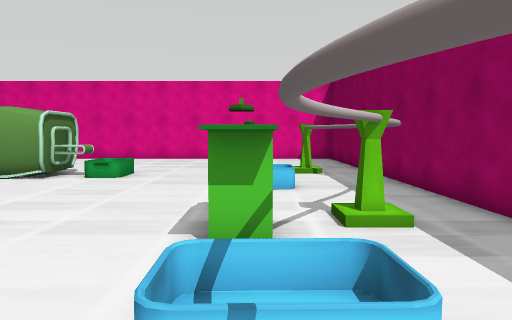
view 1 (above)

24 first-person views from a walk through a Unity game level. The camera is 1.5 m above the floor, tilts 4° down and sees 70° across. Doors are open. The floor is counted in squares, 1 m on a side. Each view is taken from the middle of a square. On the plan, view 1 faces up. The plan holds only what a view shows up to about 16 squares ahead; the rest is blank. The place goes on beyond the plan. The player is left out. Some animated figures are left out.

view 2
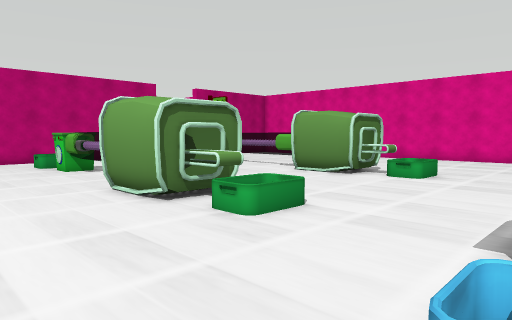

view 3
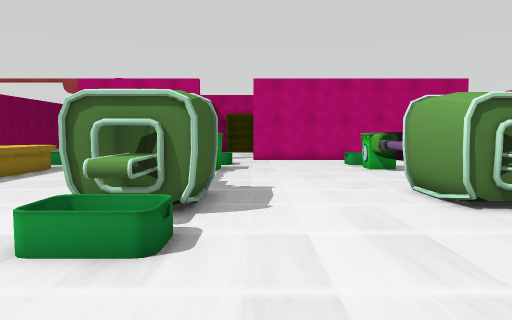

view 4
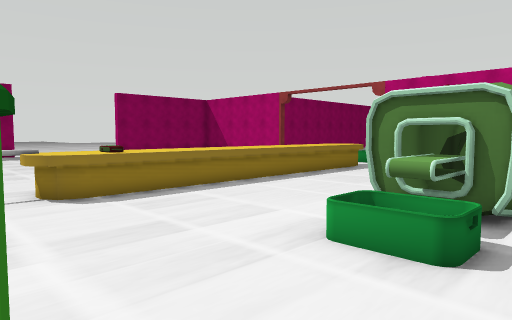

view 5
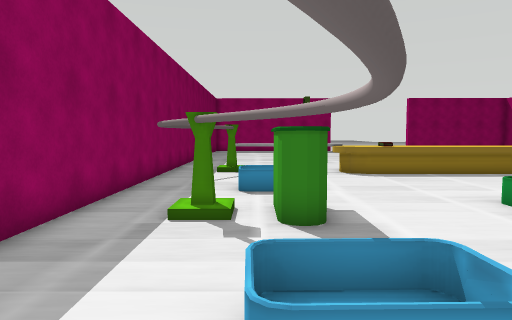

view 6
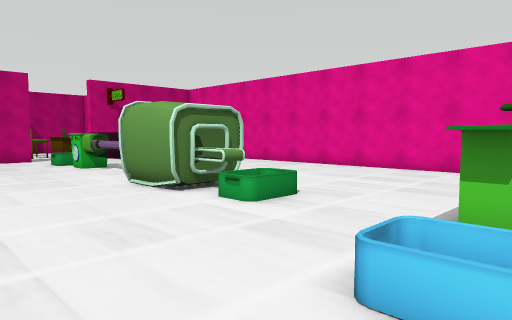

view 7
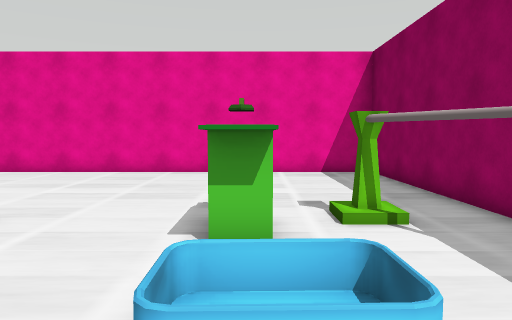

view 8
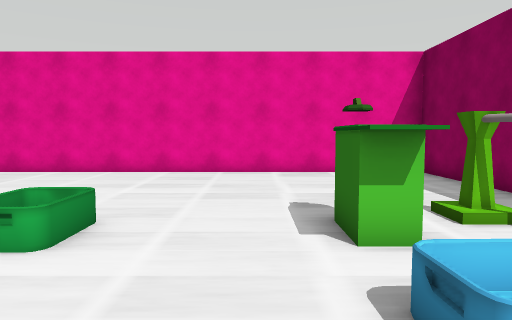

view 9
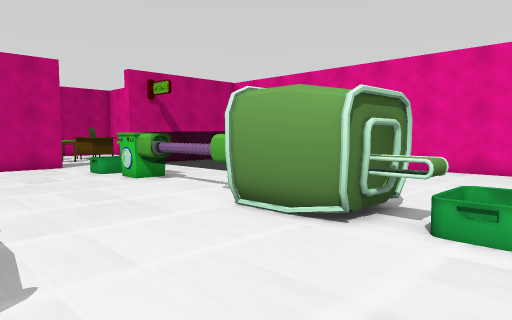

view 10
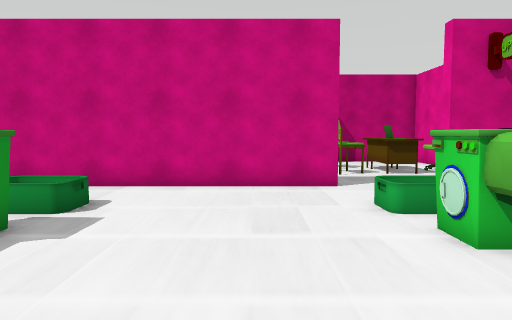

view 11
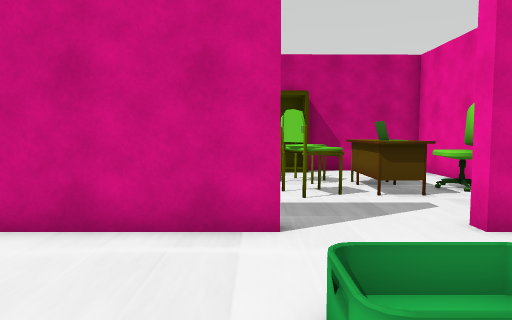

view 12
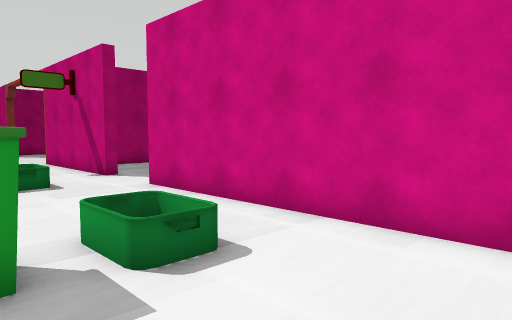

view 13
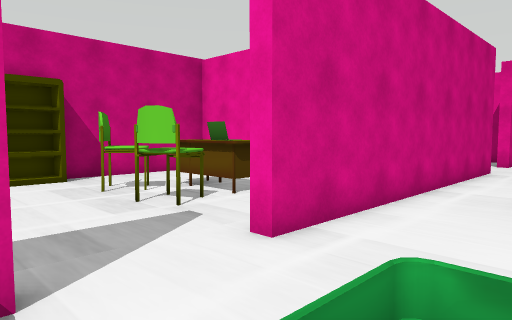

view 14
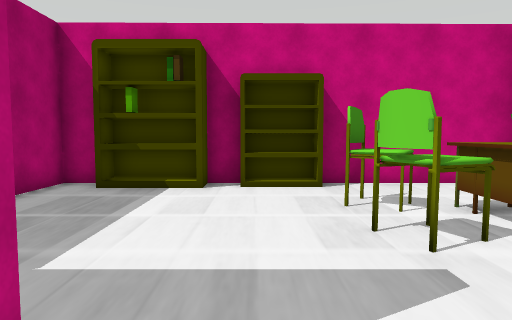

view 15
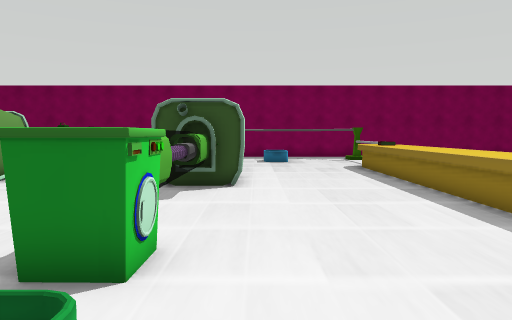

view 16
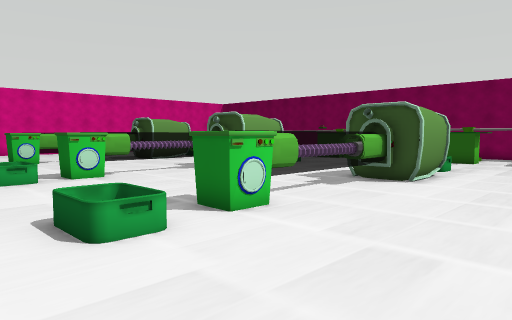

view 17
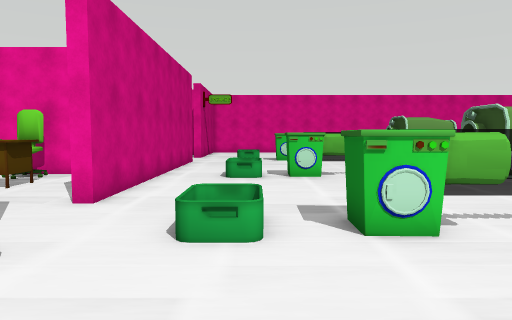

view 18
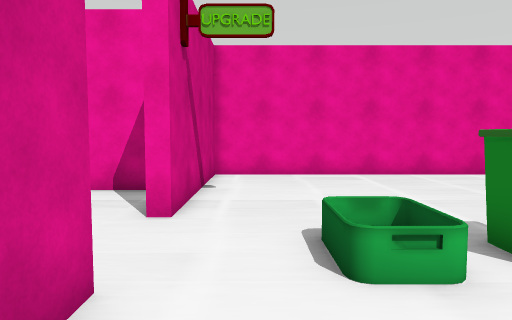

view 19
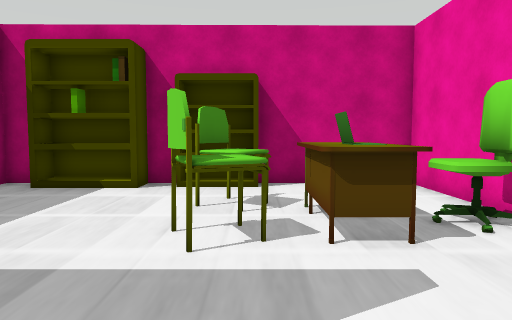

view 20
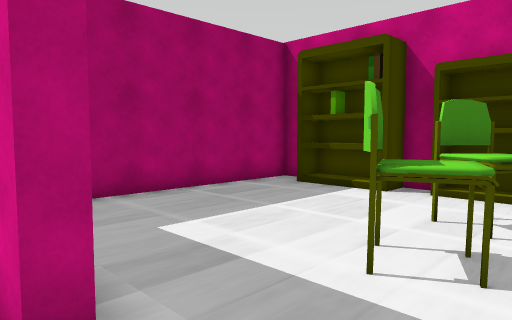

view 21
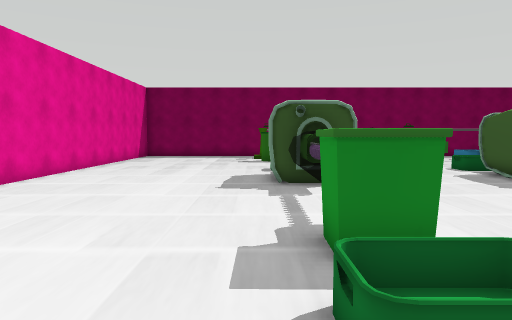

view 22
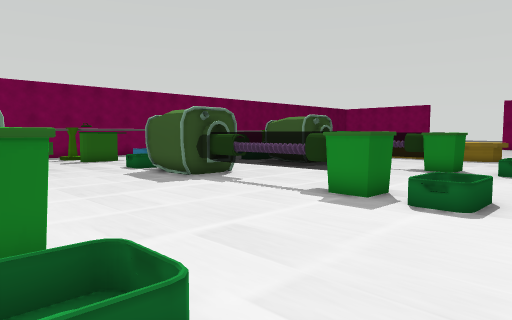

view 23
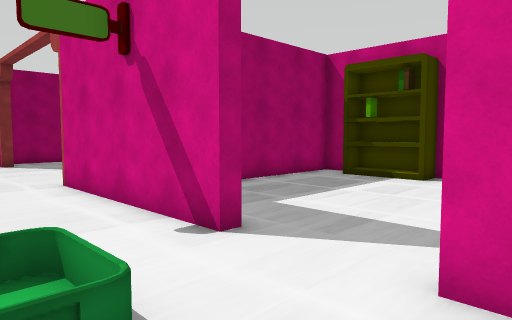

view 24
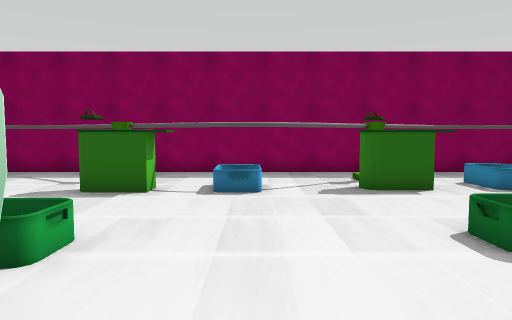

### Floor plan
Key: @ floor where view 1 was taken; # wall or solid block; . main floor; : floor 0.25 m higher than the main floor; / step, stairs or slope; D open door; = window, fence, low wall or low ledge; ^ raised ledge; T thing the floor can be seen under or through; C chair; L laptop; A table; O other object.
Columns run from 31 left of view 1 to 5 right of it. Each row starts with its distance up from view 1.
 23          ############################
 22          #..........................#
 21          #..........................#
 20          #..........................#
 19 #####  ###..........................#
 18 #...CC...#..........................#
 17 #  ..C...#..........................#
 16 #..ALLA..#..........................#
 15 #..AALA..D.......................:..#
 14 #O.CCCC..D../=##=====####=....# ....#
 13 OO.CCCC..D../=##====^####^....##....#
 12 OO.......#...........####...........#
 11 #........#..........................#
 10 OO.......#..........................#
  9 OO.......#..........................#
  8 OO...... #..........................#
  7 #....... #..........................#
  6 ##########../=##=====####=....##.#..#
  5 #   CC.  #../=##^===^####^....##....#
  4 #....C.. #...........####...........#
  3 #..ALLA. #........................  #
  2 #..AAAA..#..........................#
  1 #..CCCC..#..........................#
  0 #O.C.CC..#.....................@....#
 -1 OO.......D..=/........###......#....#
 -2 OO.......D..=/.T======###^.....###..#
 -3 #........D..==.TT====#####.....##...#
 -4 OO.......#..........................#
 -5 OO.......#..........................#
 -6 OO...... #..................... ....#
 -7 #......  #.....................  ...#
 -8 ######   #.. .  ...............  ...#
 -9          #..   ^^^^^^^^^^^^^^.   ...#
-10          #..   ^ ^ ^^^^^^^^^^^ ### .#

Where each view was taken, in squares from view 1:
view 1: 0 up, 0 right, facing up
view 2: 0 up, 0 right, facing up-left
view 3: 0 up, 0 right, facing left
view 4: 0 up, 0 right, facing down-left
view 5: 5 up, 1 right, facing down
view 6: 7 up, 1 right, facing up-left
view 7: 8 up, 0 right, facing up
view 8: 8 up, 2 left, facing up
view 9: 7 up, 4 left, facing up-left
view 10: 10 up, 11 left, facing left
view 11: 12 up, 16 left, facing left
view 12: 10 up, 16 left, facing down-left
view 13: 4 down, 18 left, facing up-left
view 14: 2 down, 20 left, facing left
view 15: 4 down, 20 left, facing right
view 16: 8 down, 21 left, facing up-right
view 17: 8 down, 18 left, facing up
view 18: 9 up, 20 left, facing up
view 19: 14 up, 20 left, facing left
view 20: 15 up, 21 left, facing down-left
view 21: 15 up, 21 left, facing right
view 22: 14 up, 21 left, facing down-right
view 23: 1 up, 18 left, facing down-left
view 24: 2 up, 10 left, facing right
